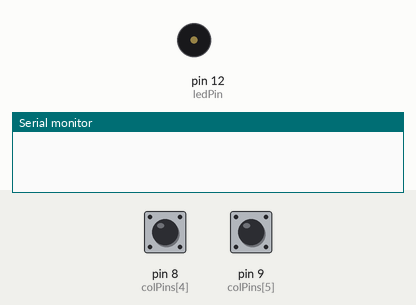
This sketch was run on a simulated Arduino Uno, built with avr-gcc and run on an emulated ATmega328P. Parts: buzzer (waves = sounding), the last lines printed to the serial monitor. Wiring (inferred from the names in the program): 2×4 keypad with keys 1 2 3 4 5 6 7 8 (labels assumed): rows pin 2, pin 3; columns pin 4, pin 5, pin 6, pin 7. The inputs (shaded band) are chosen by the test bench; at power-on: pin 8 (colPins[4]) HIGH, pin 9 (colPins[5]) HIGH.

Above: at 1.2 s.
1.3 s: pin 8 (colPins[4]) pulled LOW for 0.15 s
At 1.37 s:
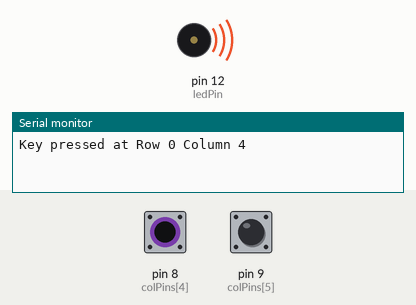
Timing chart, 0 to 4.3 s (numbered marks = the images above; inputs shaded):
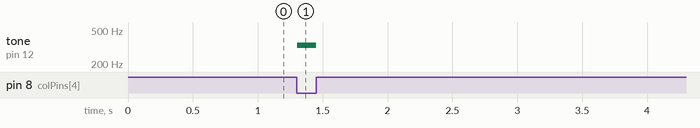

The sketch:

program_01.ino
```cpp
// === Pin Configurations ===
const int rowPins[2] = {2, 3};                   // Row pins
const int colPins[6] = {4, 5, 6, 7, 8, 9};       // Column pins

const int ledPin = 12;     // LED pin
const int buzzerPin = 12;  // Buzzer pin

// === Key State Tracking ===
bool keyState[2][6]; // Stores previous key states

// === Frequency Map ===
// Each key has a unique tone (C4 to G5)
const int toneMap[2][6] = {
  {262, 277, 294, 311, 330, 349}, // Row 0: C4 to A4
  {370, 392, 415, 440, 466, 494}  // Row 1: B4 to G5
};

void setup() {
  Serial.begin(9600);

  // Initialize rows
  for (int i = 0; i < 2; i++) {
    pinMode(rowPins[i], OUTPUT);
    digitalWrite(rowPins[i], HIGH); // Start inactive
  }

  // Initialize columns
  for (int i = 0; i < 6; i++) {
    pinMode(colPins[i], INPUT_PULLUP); // Use internal pullups
  }

  pinMode(ledPin, OUTPUT);
  pinMode(buzzerPin, OUTPUT);
  digitalWrite(ledPin, LOW);

  // Initialize key states to false (not pressed)
  for (int r = 0; r < 2; r++) {
    for (int c = 0; c < 6; c++) {
      keyState[r][c] = false;
    }
  }
}

void loop() {
  for (int row = 0; row < 2; row++) {
    digitalWrite(rowPins[row], LOW); // Activate row

    for (int col = 0; col < 6; col++) {
      bool isPressed = (digitalRead(colPins[col]) == LOW);

      // Detect new press
      if (isPressed && !keyState[row][col]) {
        Serial.print("Key pressed at Row ");
        Serial.print(row);
        Serial.print(" Column ");
        Serial.println(col);

        playSoundAndLight(row, col); // Play sound + LED
        keyState[row][col] = true;
      }

      // Update key release state
      if (!isPressed && keyState[row][col]) {
        keyState[row][col] = false;
      }
    }

    digitalWrite(rowPins[row], HIGH); // Deactivate row
  }

  delay(10); // Debounce / smooth scanning
}

// === Sound + LED Feedback ===
void playSoundAndLight(int row, int col) {
  int frequency = toneMap[row][col];

  digitalWrite(ledPin, HIGH);
  tone(buzzerPin, frequency);
  delay(150); // Duration of sound
  noTone(buzzerPin);
  digitalWrite(ledPin, LOW);
}
```

Measured:
- after the input at 1.3 s, tone on pin 12 (ledPin): silent → 330 Hz at once, → silent 0.15 s later
